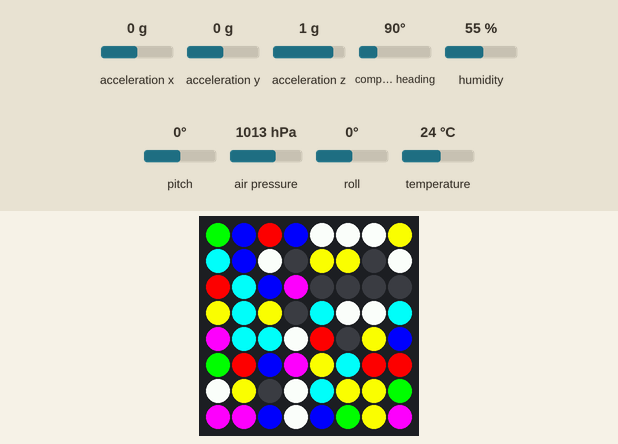
Simulated run of this program. Board: Raspberry Pi (BCM pin numbers) with a Sense HAT. On the bench: the Sense HAT's 8×8 RGB LED matrix. The inputs (shaded band) are chosen by the test bench; at power-on: acceleration x 0 g, acceleration y 0 g, acceleration z 1 g, compass heading 90°, humidity 55 %, pitch 0°, air pressure 1013 hPa, roll 0°, temperature 24 °C. Random numbers come from a fixed seed; the Sense HAT reports a negative pitch or roll as 360° plus the angle; what the program prints to the terminal is not drawn.

Above: at 1.1 s.
At 5.2 s:
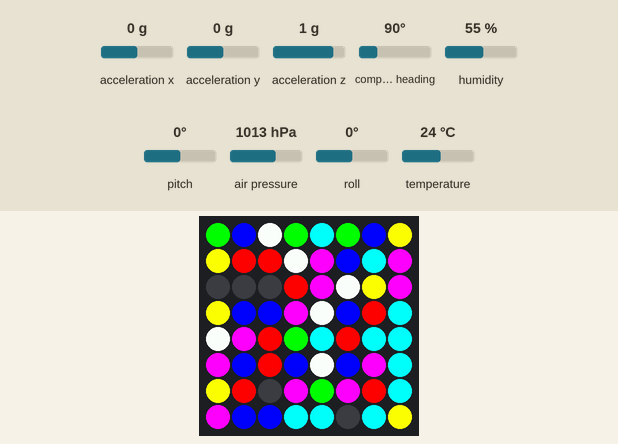
At 10.4 s:
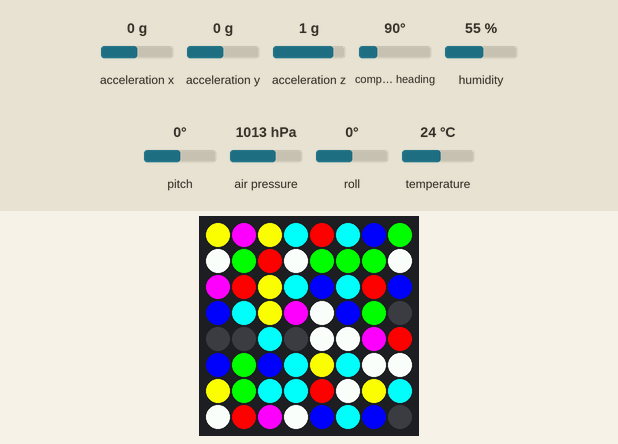
At 19.7 s:
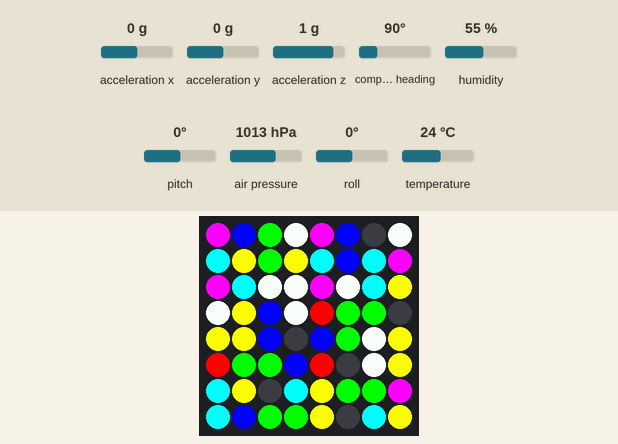
At 29.0 s:
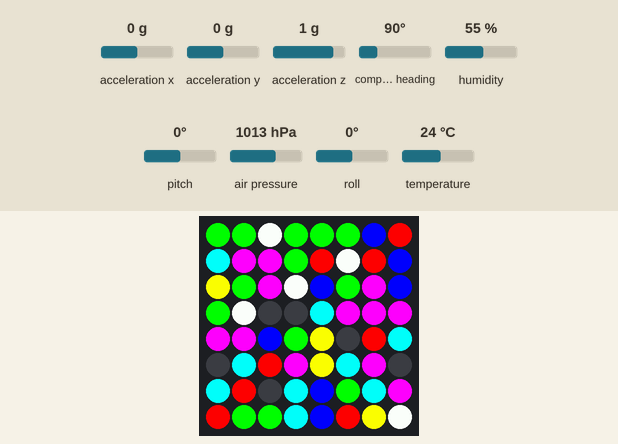
At 38.3 s:
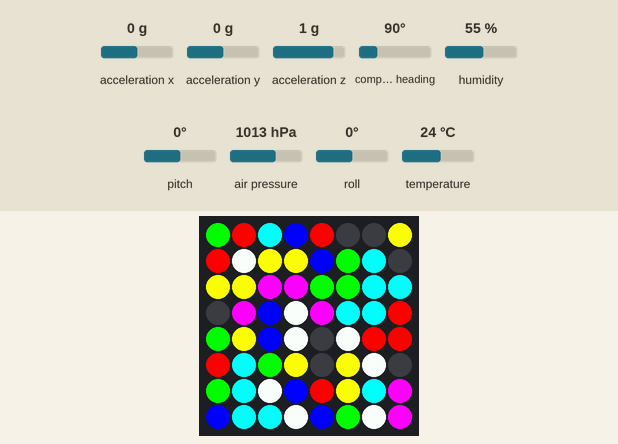

The program:

SENSE_HAT.py
```python
from sense_hat import SenseHat
import time
import random
sense = SenseHat()
color=[[0,0,0],
       [0,0,255],
       [0,255,0],
       [0,255,255],
       [255,0,0],
       [255,0,255],
       [255,255,0],
       [255,255,255]]
D=[]
while True:
    time.sleep(1)

    temp = sense.get_temperature()
    temp1 = round(temp , 2)
    temp = sense.get_temperature_from_humidity()
    temp2 = round(temp , 2)
    temp = sense.get_temperature_from_pressure()
    temp3 = round(temp , 2)
    #temp = 1.8 * round(temp, 1)  + 32
    print("Temperature C = {} ;\nTemperature C from Humidity = {} ;\nTemperature C from pressure = {}".format(temp1 , temp2 , temp3))
    humidity = sense.get_humidity()
    humidity = round(humidity , 2)
    pressure = sense.get_pressure()
    pressure = round(pressure , 2)
    print("Humidity = {} ; pressure = {}".format(humidity , pressure))


    sense.set_imu_config(True , False , False)#只启用指南针
    north = sense.get_compass()#从磁力计获取以度为单位的北方向
    print("North = {}".format(round(north,3)))
    print("North = {}".format(round(sense.compass,3)))

    #raw = sense.get_compass_raw()#获取原始的x，y和z轴磁力计数据。
    #print("x: {x}, y: {y}, z: {z}".format(**raw))
    #print(sense.compass_raw)


    sense.set_imu_config(False , True , False)#只启用陀螺仪
    roll , pitch , yaw = sense.get_orientation().values()#获取当前俯仰轴，滚转轴，偏航轴的角度信息
    roll = round(roll , 2)
    pitch = round(pitch , 2)
    yaw = round(yaw , 2)
    print("Pitch Axis = {} , Roll Axis = {} , Yaw Axis = {}".format(pitch,roll,yaw))

    orientation = sense.get_orientation()#获取当前俯仰轴，滚转轴，偏航轴的角度信息。
    print("pitch = {}, roll  = {}, yell = {}".format(round(orientation["pitch"],2),round(orientation["roll"],2),round(orientation["yaw"],2)))

    orientation = sense.get_orientation_radians()#获取当前俯仰轴，滚转轴，偏航轴的弧度信息。
    print("pitch = {}, roll  = {}, yell = {}".format(round(orientation["pitch"],2),round(orientation["roll"],2),round(orientation["yaw"],2)))

    #gyro_only = sense.get_gyroscope()#仅从陀螺仪获取当前方向
    #print("p: {pitch}, r: {roll}, y: {yaw}".format(**gyro_only))
    #print(sense.gyro)
    #print(sense.gyroscope)

    #raw = sense.get_gyroscope_raw()#获取原始的x，y和z轴陀螺仪数据
    #print("x: {x}, y: {y}, z: {z}".format(**raw))
    #print(sense.gyro_raw)
    #print(sense.gyroscope_raw)

    sense.set_imu_config(False , False , True)#只启用加速度计
    accel_only = sense.get_accelerometer()#禁用磁力计和陀螺仪，然后仅从加速度计获取当前方向
    print("pitch = {pitch}, roll = {roll}, yaw = {yaw}".format(**accel_only))
    #print(sense.accel)
    #print(sense.accelerometer)

    acceleration = sense.get_accelerometer_raw()#获取原始的x，y和z轴加速度计数据
    x=round(acceleration['x'], 3)
    y=round(acceleration['y'], 3)
    z=round(acceleration['z'], 3)
    print("x = {}, y = {}, z = {}".format(x , y , z))


    for i in range(64):
        a = random.randint(1,8)
        D.append(color[a-1])
    sense.set_pixels(D)
    D=[]
```

Measured:
- what the display in image 0 shows lasts 1.0 s, from 1.1 s to 2.1 s
